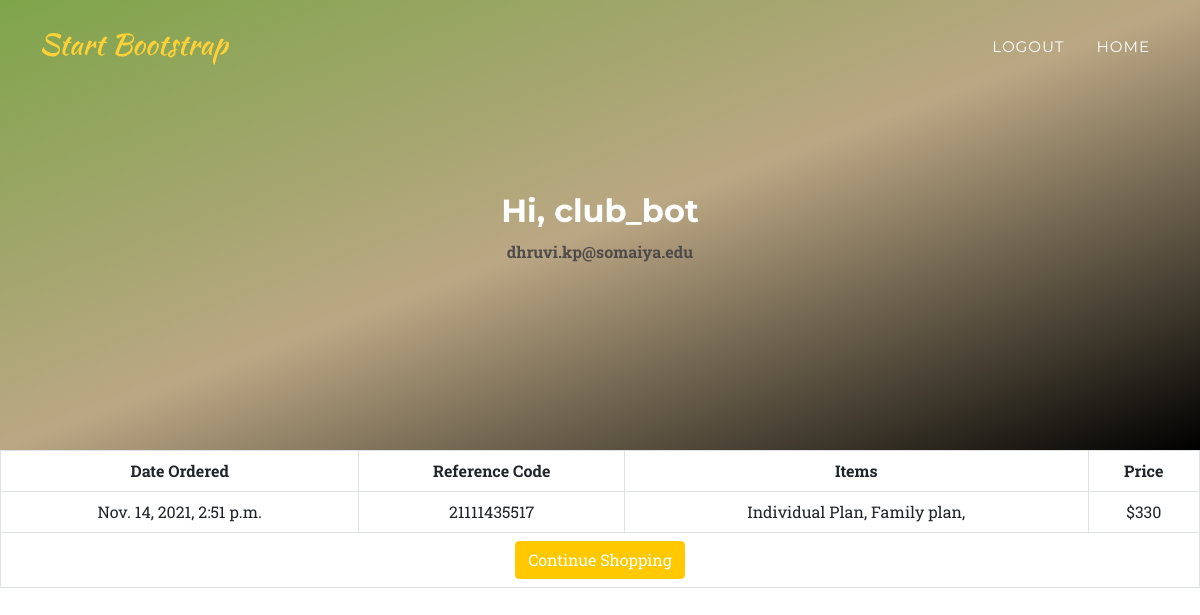
The page /profile/ (signed in) on the database as committed earlier.
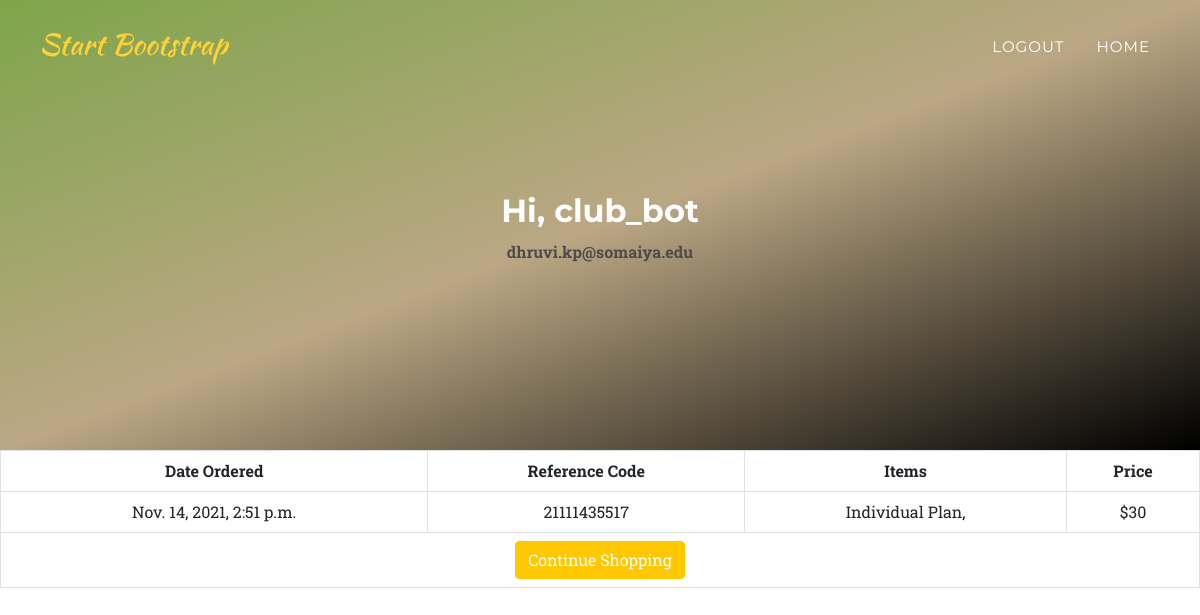
The same page on the database as committed later.
### myapp/models.py (models this page shows, shortened)
class Order(models.Model):
    ref_code = models.CharField(max_length=15)
    owner = models.ForeignKey(Profile, on_delete=models.SET_NULL, null=True)
    is_ordered = models.BooleanField(default=False)
    items = models.ManyToManyField(OrderItem)
    date_ordered = models.DateTimeField(auto_now=True)
    def get_cart_total(self):
        return sum([item.product.price for item in self.items.all()])

class OrderItem(models.Model):
    product = models.OneToOneField(Product, on_delete=models.SET_NULL, null=True)
    is_ordered = models.BooleanField(default=False)
    date_added = models.DateTimeField(auto_now=True)
    date_ordered = models.DateTimeField(null=True)

class Product(models.Model):
    name = models.CharField(max_length=120)
    product_img = models.ImageField(upload_to='pics')
    little_description = models.CharField(max_length=600)
    price = models.IntegerField()

### myapp/views.py (the view)
# urls.py: path('profile/', user_views.my_profile, name='profile'),
def my_profile(request):
	my_user_profile = Profile.objects.filter(user=request.user).first()
	my_orders = Order.objects.filter( owner=my_user_profile)
	context = {
		'my_orders': my_orders
	}
	return render(request, "myapp/profile.html", context)

### template/myapp/profile.html (shortened to what this page needs)
{% load static %}
{% load crispy_forms_tags %}
<!DOCTYPE html>
<html lang="en">
    <head>
        <link href="{% static '../static/css/styles.css'%}" rel="stylesheet" />
    </head>
    <body id="page-top">
        <nav class="navbar navbar-expand-lg navbar-dark fixed-top" id="mainNav">
            <div class="container">
                <a class="navbar-brand" href="#page-top"><img src="{% static '../static/assets/img/navbar-logo.svg' %}" alt="..." /></a>
                <div class="collapse navbar-collapse" id="navbarResponsive">
                    <ul class="navbar-nav text-uppercase ms-auto py-4 py-lg-0">
                        <li class="nav-item"><a class="nav-link" href="{% url 'logout' %}">Logout</a></li>
                        <li class="nav-item"><a class="nav-link" href="{% url 'index' %}">Home</a></li>
                    </ul>
                </div>
            </div>
        </nav>
<header class="masthead1">
    {% block content %}
<div class="container">
    <div class="content-section">
      <div class="media">
        <div class="media-body">
          <h2 class="account-heading">Hi, {{ user.username }}</h2>
          <p  style="font-weight: bold; color: rgb(80, 75, 75);">{{ user.email }}</p>
        </div><br><br><br>
      </div>
    </div></div>
{% endblock content %}
</header>
<table class="table table-hover table-bordered text-center">
      <tr class="text-center">
        <th>Date Ordered</th>
        <th>Reference Code</th>
        <th>Items</th>
        <th>Price</th>
      </tr>
      {% for order in my_orders %}
        <tr>
          <td>{{ order.date_ordered }}</td>
          <td>{{ order.ref_code }}</td>
          <td>
        	{% for item in order.items.all %}
        		{{ item.product.name }},
      		{% endfor %}
      	  </td>
          <td>${{ order.get_cart_total }}</td>
        </tr>
      {% empty %}
        <tr>
          <td colspan= 4> You have no orders.</td>
        </tr>
      {% endfor %}
      <tr>
        <td colspan=4>
          <a href="{% url 'menupage' %}" class="btn btn-warning pull-left">
            {% if not order %}Continue Shopping{% else %}Add Items to Cart {% endif %}
          </a>
        </td>
      </tr>
    </table>
    </body>
</html>

Rows that differ between the two databases and show on the page:
removed OrderItem: product.name "Family plan"
computed for Order: get_cart_total "330" → "30"
